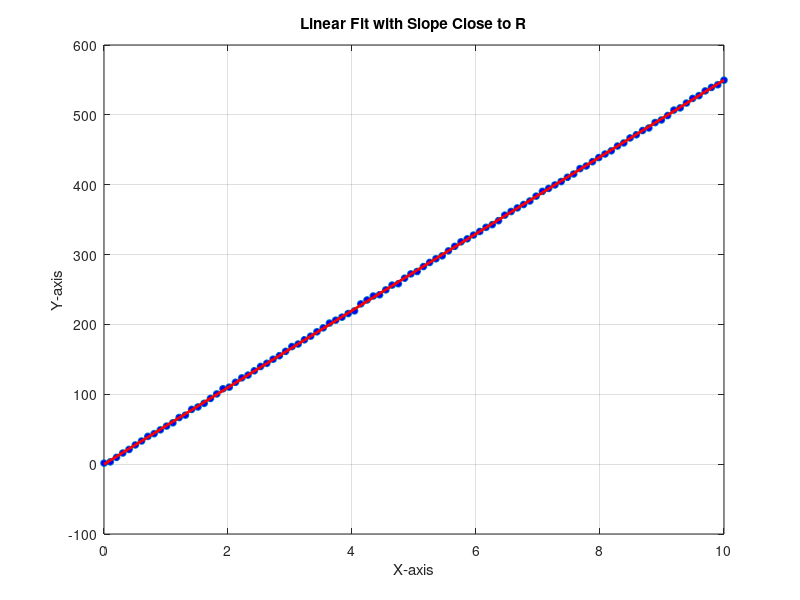

Recreate this plot in MATLAB.

R = 55;  

% Generate random x data points
num_points = 100;
x = linspace(0, 10, num_points);

% Generate y data points with noise, aiming for a slope close to R
noise = randn(1, num_points);  
y = R * x + noise;

% Plot the generated data points
figure;
plot(x, y, 'o', 'MarkerSize', 5, 'MarkerFaceColor', 'b');
hold on;

% Fit a linear model to the data
p = polyfit(x, y, 1);  % Linear fit (1st degree polynomial)
y_fit = polyval(p, x);

plot(x, y_fit, 'r-', 'LineWidth', 2);
hold off;

title('Linear Fit with Slope Close to R');
xlabel('X-axis');
ylabel('Y-axis');

% Display the slope of the fitted line
disp(['The slope of the fitted line is: ', num2str(p(1))]);

grid on;